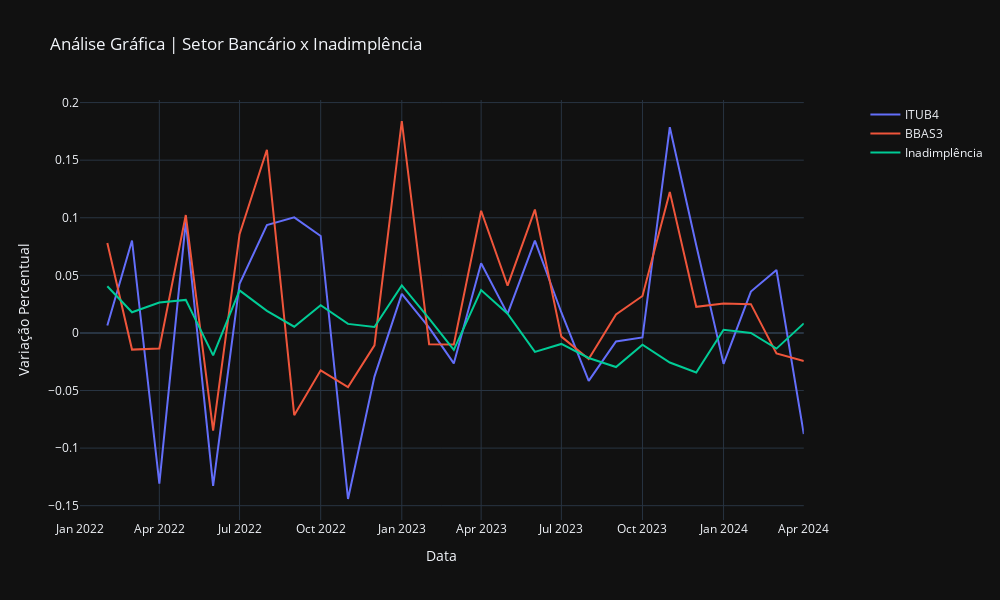

Here is the notebook cell this chart was saved with:
### Code cell
# Preços de Itaú e BB e inadimplência em variação percentual

fig = make_subplots(specs=[[{'secondary_y': True}]])

fig.add_trace(go.Scatter(x=df_bancario_inad.index, y=df_bancario_inad['Retorno ITUB4.SA'], name='ITUB4'))
fig.add_trace(go.Scatter(x=df_bancario_inad.index, y=df_bancario_inad['Retorno BBAS3.SA'], name='BBAS3'))

fig.add_trace(go.Scatter(x=df_bancario_inad.index, y=df_bancario_inad['Var. Inad.'], name='Inadimplência'))

fig.update_layout(xaxis_title="Data", yaxis_title="Variação Percentual", yaxis2_title="Variação da Inadimplência da Carteira de Crédito PF (%)", template='plotly_dark', title="Análise Gráfica | Setor Bancário x Inadimplência", width=1000, height=600)

fig.show()
